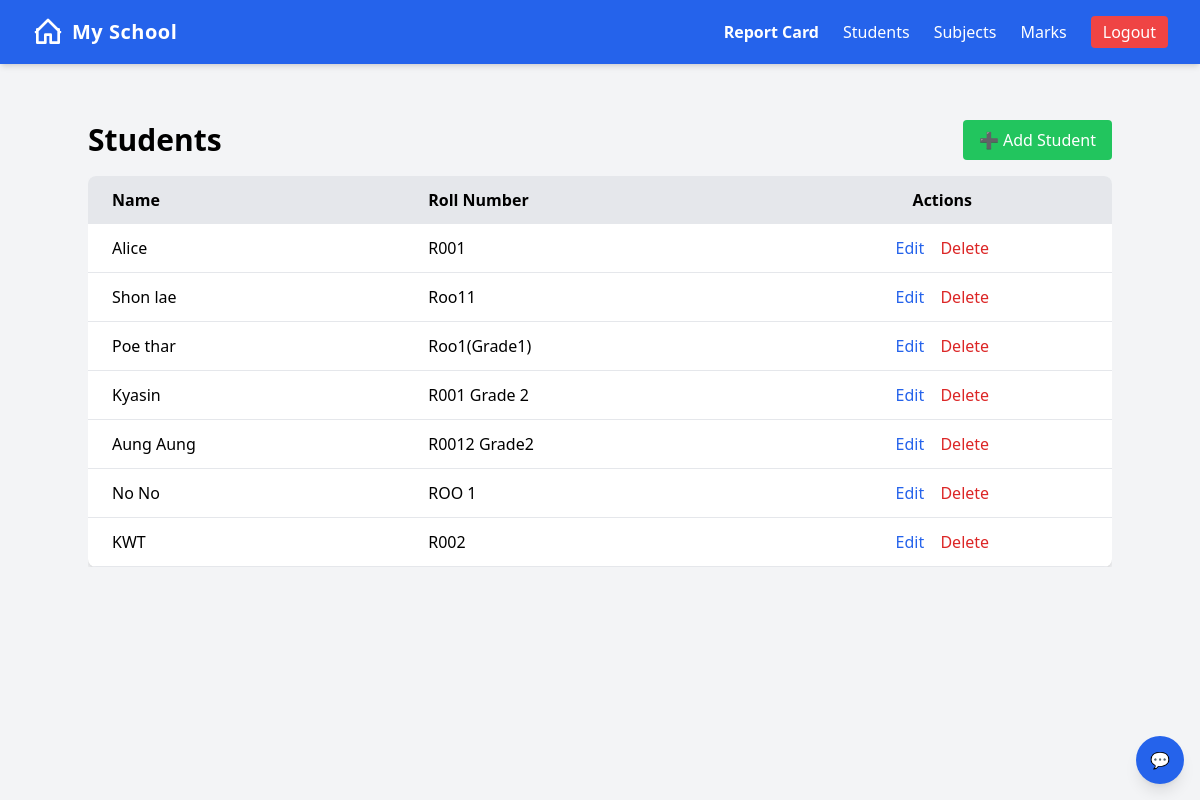
/students/ (signed in), run on an earlier commit of the app's database.
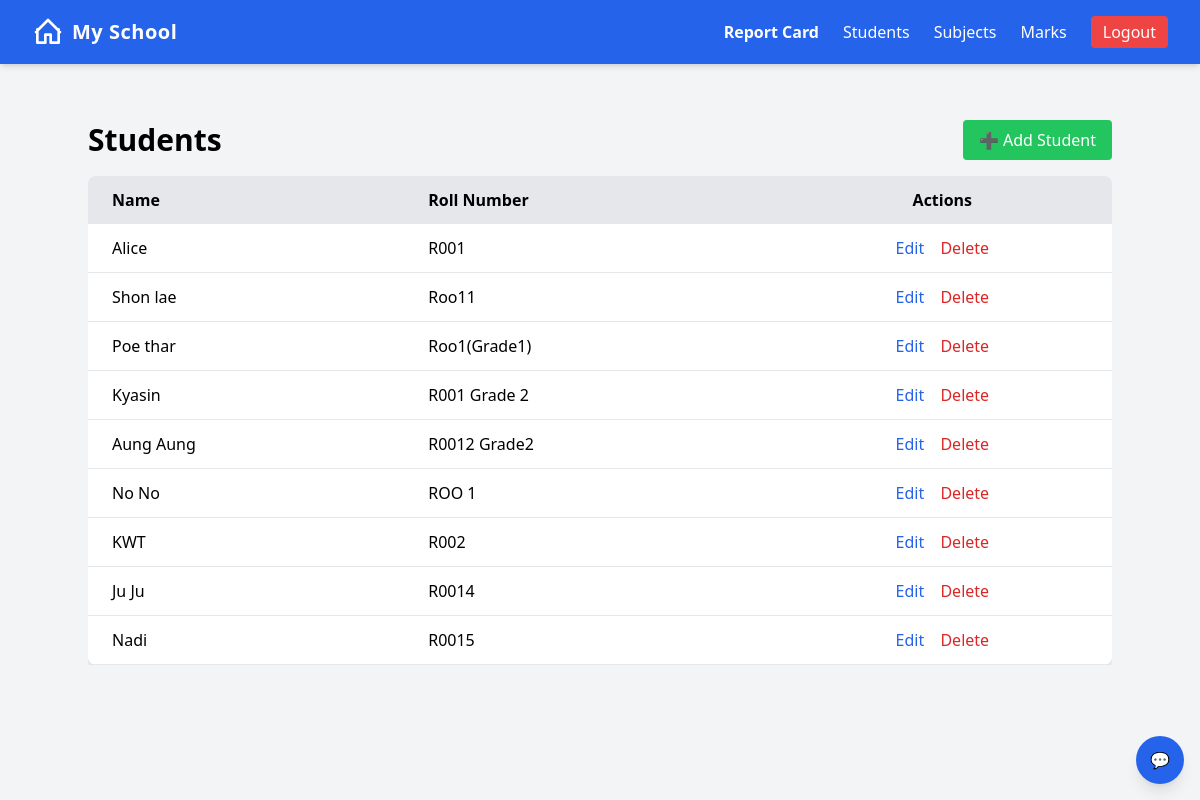
And on a later commit of the database.
### myapp/models.py (models this page shows, shortened)
class Student(models.Model):
    name = models.CharField(max_length=100)
    roll_number = models.CharField(max_length=20, unique=True)

### myapp/views.py (the view)
# urls.py: path('students/', views.student_list, name='student_list'),
@login_required(login_url='login')
def student_list(request):
    students = Student.objects.all()
    return render(request, "myapp/student_list.html", {"students": students})

### myapp/templates/myapp/student_list.html (shortened to what this page needs)
{% extends 'myapp/base.html' %}
{% block content %}
<div class="container mx-auto mt-8">
    <div class="flex justify-between items-center mb-4">
        <h1 class="text-3xl font-bold">Students</h1>
        <a href="{% url 'student_create' %}" class="bg-green-500 text-white px-4 py-2 rounded hover:bg-green-600">
            ➕ Add Student
        </a>
    </div>
    <div class="overflow-x-auto">
        <table class="min-w-full bg-white shadow-md rounded-lg overflow-hidden">
            <thead class="bg-gray-200">
                <tr>
                    <th class="py-3 px-6 text-left">Name</th>
                    <th class="py-3 px-6 text-left">Roll Number</th>
                    <th class="py-3 px-6 text-center">Actions</th>
                </tr>
            </thead>
            <tbody>
                {% for student in students %}
                <tr class="border-b hover:bg-gray-100">
                    <td class="py-3 px-6">{{ student.name }}</td>
                    <td class="py-3 px-6">{{ student.roll_number }}</td>
                    <td class="py-3 px-6 text-center space-x-3">
                        <a href="{% url 'student_update' student.pk %}" class="text-blue-600 hover:underline">Edit</a>
                        <a href="{% url 'student_delete' student.pk %}" class="text-red-600 hover:underline">Delete</a>
                    </td>
                </tr>
                {% empty %}
                <tr>
                    <td colspan="3" class="py-4 text-center text-gray-500">No students yet</td>
                </tr>
                {% endfor %}
            </tbody>
        </table>
    </div>
</div>
{% endblock %}

What changed in the data, as far as the page shows it:
added Student: name "Ju Ju", roll_number "R0014"
added Student: name "Nadi", roll_number "R0015"
